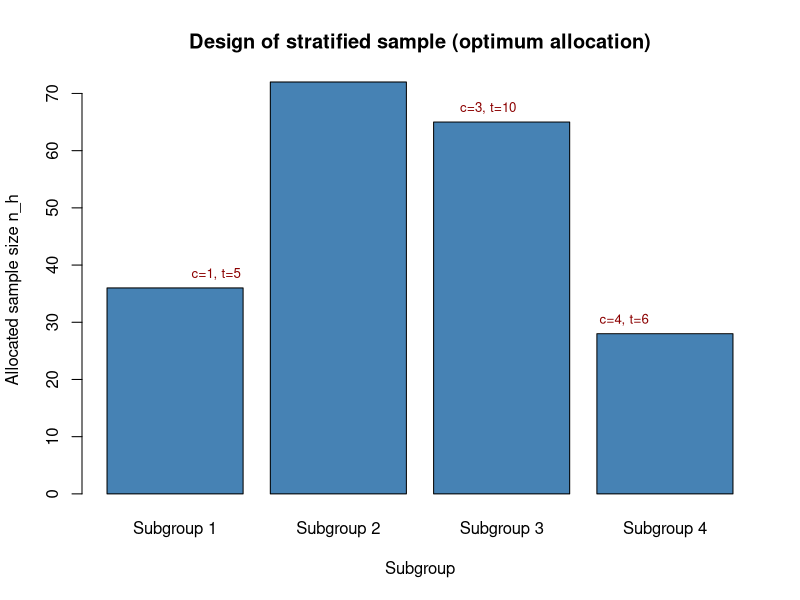

Recreate this plot in R.
############################################################
# STRATIFIED DESIGN FOR POPULATION MEAN
# Sample size with subgroups, bias, cost, and time
# + plotting the design (allocation barplot)
############################################################

### 1. INPUT: subgroups, variability, cost, time, bias ####

# Number of subgroups (strata)
L <- 4

# Population sizes in each subgroup (example values)
Nh <- c(2000, 3000, 2500, 2500)       # N1..N4
N  <- sum(Nh)
Wh <- Nh / N                          # weights W_h

# Standard deviations in each subgroup (pilot estimates)
Sh <- c(8, 15, 20, 10)                # S1..S4

# Cost per unit in each subgroup
ch <- c(1, 2, 3, 4)                   # c1..c4

# Time per unit in each subgroup (e.g., minutes)
th <- c(5, 8, 10, 6)                  # t1..t4

# Design parameters
M0   <- 1.0       # target maximum MSE for mean (example)
bias <- 0.2       # anticipated absolute bias |b|
V0   <- M0 - bias^2   # allowed variance = MSE - bias^2

# Budget (total cost) and total time available
B <- 2000         # total cost budget (example)
T <- 12000        # total time budget (example, in minutes)

Nh; Sh; ch; th; N; Wh; V0; B; T

############################################################
# 2. OPTIMUM (COST) ALLOCATION WITH COST ONLY
#    nh ∝ N_h * S_h / sqrt(c_h)
############################################################

num_cost   <- Nh * Sh / sqrt(ch)

# First, consider a fixed total sample size n (we will adjust later)
n_trial <- 400
nh_opt_raw_cost <- n_trial * num_cost / sum(num_cost)
nh_opt_cost     <- round(nh_opt_raw_cost)

# Adjust rounding to make sum(nh) = n_trial
adj_cost <- n_trial - sum(nh_opt_cost)
if (adj_cost != 0) {
  idx <- which.max(nh_opt_raw_cost)
  nh_opt_cost[idx] <- nh_opt_cost[idx] + adj_cost
}

nh_opt_cost
sum(nh_opt_cost)

# Cost and time under this trial n
cost_trial <- sum(ch * nh_opt_cost)
time_trial <- sum(th * nh_opt_cost)

cost_trial
time_trial

############################################################
# 3. REQUIRED n UNDER OPTIMUM ALLOCATION GIVEN VARIANCE TARGET
# Formula (ignoring FPC):
# Var(ȳ_st) ≈ (1 / n) * [ (Σ N_h S_h / sqrt(c_h)) * (Σ N_h S_h sqrt(c_h)) / N^2 ]
############################################################

A <- sum(Nh * Sh / sqrt(ch))
B_star <- sum(Nh * Sh * sqrt(ch))

# Required total n for variance <= V0
n_required <- (A * B_star) / (N^2 * V0)

n_required

# Use ceiling to get integer n
n_req_int <- ceiling(n_required)
n_req_int

# Now recompute optimum allocation with this required n
nh_opt_raw_V <- n_req_int * num_cost / sum(num_cost)
nh_opt_V     <- round(nh_opt_raw_V)

adj_V <- n_req_int - sum(nh_opt_V)
if (adj_V != 0) {
  idx <- which.max(nh_opt_raw_V)
  nh_opt_V[idx] <- nh_opt_V[idx] + adj_V
}

nh_opt_V
sum(nh_opt_V)

# Check cost and time under this design
cost_V <- sum(ch * nh_opt_V)
time_V <- sum(th * nh_opt_V)

cost_V
time_V

############################################################
# 4. DEFINE A FUNCTION TO COMPUTE VARIANCE AND MSE
############################################################

var_strat <- function(nh_vec) {
  sum((Wh^2) * (Sh^2) / nh_vec)
}

var_V  <- var_strat(nh_opt_V)
MSE_V  <- var_V + bias^2

var_V
MSE_V

############################################################
# 5. PLOT THE DESIGN OF THE EXPERIMENT
#    Show nh by subgroup under the chosen optimum design nh_opt_V
############################################################

# Base R barplot
barplot(
  height = nh_opt_V,
  names.arg = paste0("Subgroup ", 1:L),
  col = "steelblue",
  xlab = "Subgroup",
  ylab = "Allocated sample size n_h",
  main = "Design of stratified sample (optimum allocation)"
)

# Optional: overlay cost or time as labels
text(
  x = seq_along(nh_opt_V),
  y = nh_opt_V,
  labels = paste0("c=", ch, ", t=", th),
  pos = 3, cex = 0.8, col = "darkred"
)


############################################################
# 6. SUMMARY TABLE FOR WRITE‑UP
############################################################

design_table <- data.frame(
  Subgroup = 1:L,
  Nh       = Nh,
  Wh       = round(Wh, 3),
  Sh       = Sh,
  cost_per_unit = ch,
  time_per_unit = th,
  nh_optimum    = nh_opt_V
)

design_table
cost_V
time_V
var_V
MSE_V
